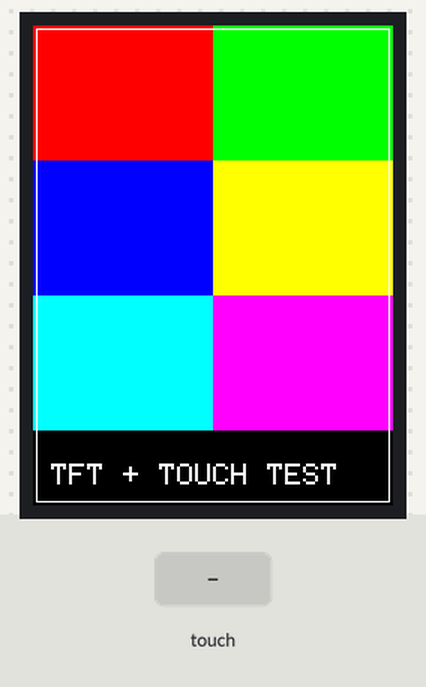
Bench run of a sketch on a simulated Arduino Mega 2560, built with avr-gcc and run on an emulated ATmega2560. Parts: 240×320 colour display. The test bench sets the inputs (shaded band). What the sketch prints to the serial monitor is not drawn.

Above: at 1.5 s.

The sketch:

hardware_test_ili9341_xpt2046_mega.ino
```cpp
/*
  Standalone ILI9341 + XPT2046 diagnostic for Arduino Mega 2560.
  TFT and touch share SPI signal lines, but each signal stays separate.

  Mega D50 MISO <- TFT SDO and touch T_DO
  Mega D51 MOSI -> TFT SDI and touch T_DIN
  Mega D52 SCK  -> TFT SCK and touch T_CLK
  Mega D53      -> TFT CS
  Mega D48      -> TFT DC/RS
  Mega D49      -> TFT RST
  Mega D47      -> touch T_CS
  Mega GND      -> module GND

  Connect VCC and LED/BL only according to the module's voltage markings.
  A bare 3.3 V module needs compatible 3.3 V logic/level shifting with a Mega.
*/

#include <SPI.h>
#include <Adafruit_GFX.h>
#include <Adafruit_ILI9341.h>
#include <XPT2046_Touchscreen.h>

#define TFT_CS 53
#define TFT_DC 48
#define TFT_RST 49
#define TOUCH_CS 47

Adafruit_ILI9341 tft(TFT_CS, TFT_DC, TFT_RST);
XPT2046_Touchscreen touch(TOUCH_CS);

void drawTestPattern() {
  tft.fillScreen(ILI9341_BLACK);
  tft.fillRect(0, 0, 120, 90, ILI9341_RED);
  tft.fillRect(120, 0, 120, 90, ILI9341_GREEN);
  tft.fillRect(0, 90, 120, 90, ILI9341_BLUE);
  tft.fillRect(120, 90, 120, 90, ILI9341_YELLOW);
  tft.fillRect(0, 180, 120, 90, ILI9341_CYAN);
  tft.fillRect(120, 180, 120, 90, ILI9341_MAGENTA);
  tft.drawRect(2, 2, 236, 316, ILI9341_WHITE);
  tft.setTextColor(ILI9341_WHITE);
  tft.setTextSize(2);
  tft.setCursor(12, 292);
  tft.print(F("TFT + TOUCH TEST"));
}

void setup() {
  Serial.begin(115200);
  pinMode(TFT_CS, OUTPUT);
  pinMode(TOUCH_CS, OUTPUT);
  digitalWrite(TFT_CS, HIGH);
  digitalWrite(TOUCH_CS, HIGH);

  Serial.println(F("Starting ILI9341/XPT2046 test at 115200 baud"));
  tft.begin();
  tft.setRotation(2);
  drawTestPattern();
  Serial.println(F("TFT init called; color pattern should be visible."));

  bool touchOk = touch.begin();
  touch.setRotation(0);
  Serial.print(F("XPT2046 begin: "));
  Serial.println(touchOk ? F("OK") : F("FAILED"));
  Serial.println(F("Touch the display; raw X/Y/Z readings will print here."));
}

void loop() {
  if (!touch.touched()) return;

  TS_Point p = touch.getPoint();
  Serial.print(F("Touch raw: X="));
  Serial.print(p.x);
  Serial.print(F(" Y="));
  Serial.print(p.y);
  Serial.print(F(" Z="));
  Serial.println(p.z);
  delay(120);
}
```
